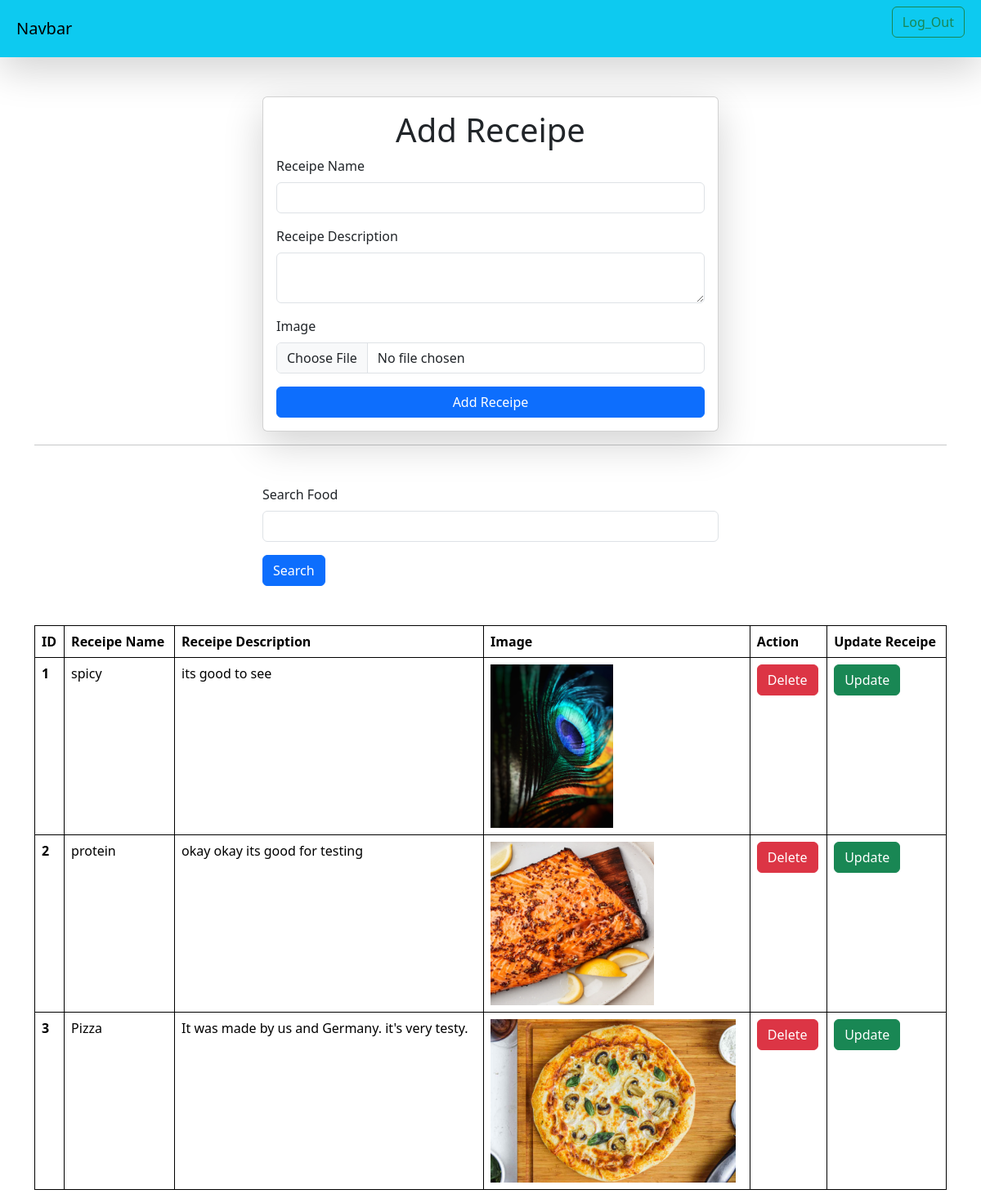
/receipes/ (signed in), run on the app's committed database.
### vega/models.py (models this page shows)
class Receipe(models.Model):
    user = models.ForeignKey(User,on_delete = models.SET_NULL , null = True , blank = True)
    receipe_name = models.CharField(max_length=100)
    receipe_description = models.TextField()
    receipe_image = models.ImageField(upload_to="receipe")
    receipe_view_count = models.IntegerField(default=1)

### vega/views.py (the view, shortened to what this page needs)
# urls.py: path('receipes/',receipes,name='receipes'),
@login_required(login_url='/login/')
def receipes(request):
    queryset = Receipe.objects.all()
    if request.GET.get('search'):
        queryset = queryset.filter(receipe_name__icontains = request.GET.get('search'))
    context = {'receipes': queryset}
    return render(request,'receipes.html',context)

### vega/templates/receipes.html (shortened to what this page needs)
{% extends "base.html" %}
{% block start %}
<div class="container mt-5">
    <form class="col-6 mx-auto card p-3 shadow-lg" method="post" enctype="multipart/form-data">
        <h1 align="center">Add Receipe</h1>
        <div class="mb-3">
          <label for="exampleInputEmail1" class="form-label">Receipe Name</label>
          <input name="receipe_name" type="text" class="form-control" required>
        </div>
        <div class="mb-3">
          <label for="exampleInputPassword1" class="form-label">Receipe Description</label>
          <textarea class="form-control" name="receipe_description" required></textarea>
        </div>
        <div class="mb-3">
            <label for="exampleInputEmail1" class="form-label">Image</label>
            <input name="receipe_image" type="file" class="form-control">
          </div>
        <button type="submit" class="btn btn-primary">Add Receipe</button>
      </form>
      <hr>
    <div class="mt-5">
      <div class="mx-auto col-6">
        <form action="">
        <div class="mb-3">
          <label for="exampleInputEmail1" class="form-label">Search Food</label>
          <input name="search" type="text" class="form-control" required>
        </div>
        <button type="submit" class="btn btn-primary">Search</button>
      </form>
      </div>
    </div>
      <table class="table mt-5">
        <thead>
          <tr>
            <th scope="col">ID</th>
            <th scope="col">Receipe Name</th>
            <th scope="col">Receipe Description</th>
            <th scope="col">Image</th>
            <th scope="col">Action</th>
            <th scope="col">Update Receipe</th>
          </tr>
        </thead>
        <tbody>
          {% for receipe in receipes %}
          <tr>
            <th scope="row">{{forloop.counter}}</th>
            <td>{{receipe.receipe_name}}</td>
            <td>{{receipe.receipe_description}}</td>
            <td>
              <img src="/media/{{receipe.receipe_image}}" style="height:200px"></td>
              <td>
                <a href="/delete-receipe/{{receipe.id}}/" class="btn btn-danger">Delete</a>
              </td>
              <td>
                <a href="/update-receipe/{{receipe.id}}/" class="btn btn-success">Update</a>
              </td>
          </tr>
          {% endfor %}
        </tbody>
      </table>
</div>
{% endblock %}

### home/templates/base.html (shortened to what this page needs)
<html lang="en">
    <head>
        <link href="https://cdn.jsdelivr.net/npm/bootstrap@5.3.2/dist/css/bootstrap.min.css" rel="stylesheet">
    </head>
    <body>
        <nav class="navbar p-2 bg-info shadow-lg">
            <div class="container-fluid">
              <a class="navbar-brand">Navbar</a>
              <form class="d-flex" role="search">
                {% if request.user.is_authenticated %}
                <a href="/logout/" class="btn btn-outline-success" type="submit">Log_Out</a>
                {% else %}
                <a href="/login/" class="btn btn-outline-success" type="submit">Login</a>&nbsp&nbsp
                <a href="/register/" class="btn btn-outline-success" type="submit">Register</a>
                {% endif %}
              </form>
            </div>
          </nav>
{% block start %}
{% endblock %}
</body>
</html>

### home/templates/base.html (style rules this page uses)
table,th,td { border:1px solid black; }

### data on the page
Receipe: receipe_name "spicy", receipe_description "its good to see", receipe_image (picture)
Receipe: receipe_name "protein", receipe_description "okay okay its good for testing", receipe_image (picture)
Receipe: receipe_name "Pizza", receipe_description "It was made by us and Germany. it's very testy.", receipe_image (picture)
